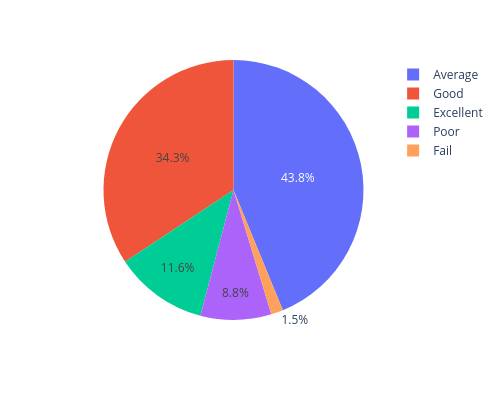

Notebook cell for this chart:
### Code cell
px.pie(
    df,
    'performance',
    width=500, 
    height=400
)

### Figure 1 — Plotly figure (JSON) as saved in the notebook; plotly's stock layout.template omitted (floating-point values rounded to 4 significant figures; data arrays with more than 128 entries replaced by an {"elided": "..."} marker saying what was removed)
{"data": [{"domain": {"x": [0, 1], "y": [0, 1]}, "hovertemplate": "performance=%{label}<extra></extra>", "labels": {"elided": "1000 str values"}, "legendgroup": "", "name": "", "showlegend": true, "type": "pie"}], "layout": {"height": 400, "legend": {"tracegroupgap": 0}, "margin": {"t": 60}, "width": 500}}
